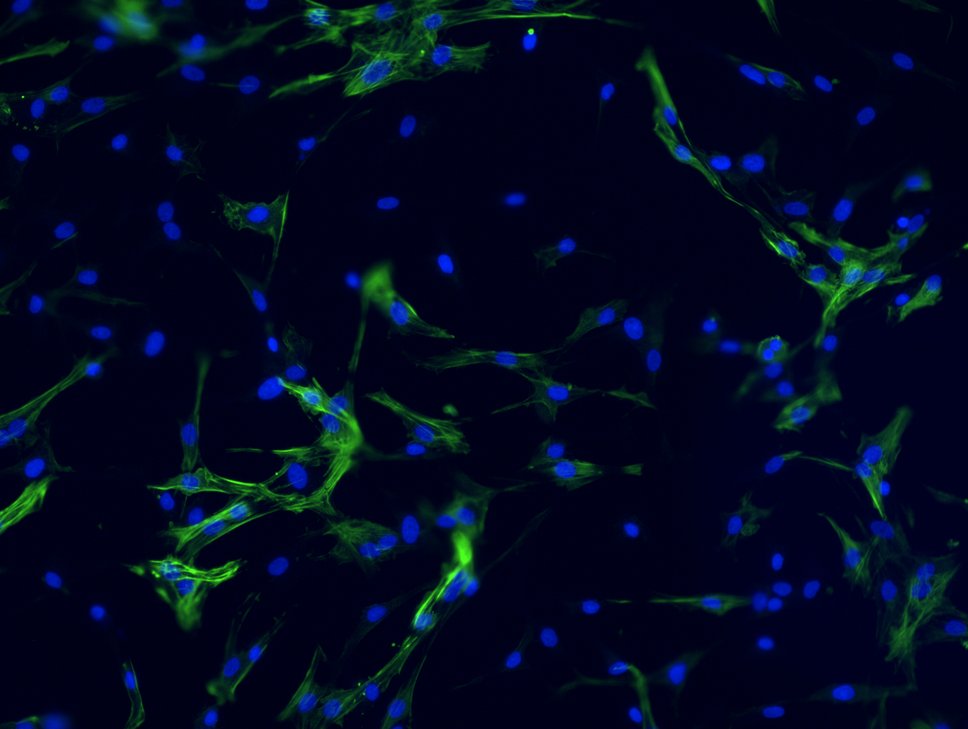
#> input picture images/B1-2.png, 968 x 729 px, shrunk from 1360 x 1024 before the run
$ python CellCount.py images/B1-2.png   (older library calls are emulated)
#> lines starting #> are read from the running program, lines starting #| are printed output that depends on the picture; after the words box and inside, x2 and y2 are one past the last pixel; in counts of white or black regions, pixels touching at a corner belong together
import cv2, sys, getopt, numpy as np
from scipy import ndimage
def reduce_image(image, t=0):
    w, h, _ = image.shape
    for i in range(w):
        for j in range(h):
            colors = image[i][j]
            if(t == 0):
                image[i][j] = (colors[0], 0, 0) #BGR... seriously?
            elif(t == 1):
                image[i][j] = (0, colors[1], 0)
    return image

def find_contours(image, blur=False):
    edged = cv2.Canny(image, 0, 250)
    kernel = cv2.getStructuringElement(cv2.MORPH_RECT, (1, 1))
    closed = cv2.morphologyEx(edged, cv2.MORPH_CLOSE, kernel)
    image, contours, _ = cv2.findContours(closed.copy(), cv2.RETR_EXTERNAL, cv2.CHAIN_APPROX_SIMPLE)
    return (image, contours)

def find_stress_fiber_region(image):
    green_range = ([0, 0, 0], [75, 255, 75])

def overlay(original, contours, show=True):
    id_c = 0
    for c in contours:
        (x, y, w, h) = cv2.boundingRect(c)
        cv2.rectangle(original, (x, y), (x+w+2, y+h+2), (0, 255, 0), 2)
        cv2.putText(original, str(id_c), (x-5, y-5), cv2.FONT_HERSHEY_COMPLEX_SMALL, 1, 255)
        id_c += 1
    cv2.imshow("Image", original)
    cv2.waitKey(0)

def main(argv):
    argc = len(argv)
    if(argc < 1):
        print("\nError: Insufficient Arguments!")
        print("\nUsage: python3 CellCount.py [flags] <filename>")
        return -1
    image_file = argv[0]
    if '.png' not in image_file:
        print("\nError: Invalid Image Type")
        return -1
    image = cv2.imread(image_file)
#> image is the input picture: shape (729, 968, 3); mean B, G, R 33.3, 10.1, 1.5
    original = image.copy()
    image_cells = reduce_image(image.copy(), t=0)
#> after the loop in reduce_image, `for i in range(w):`:
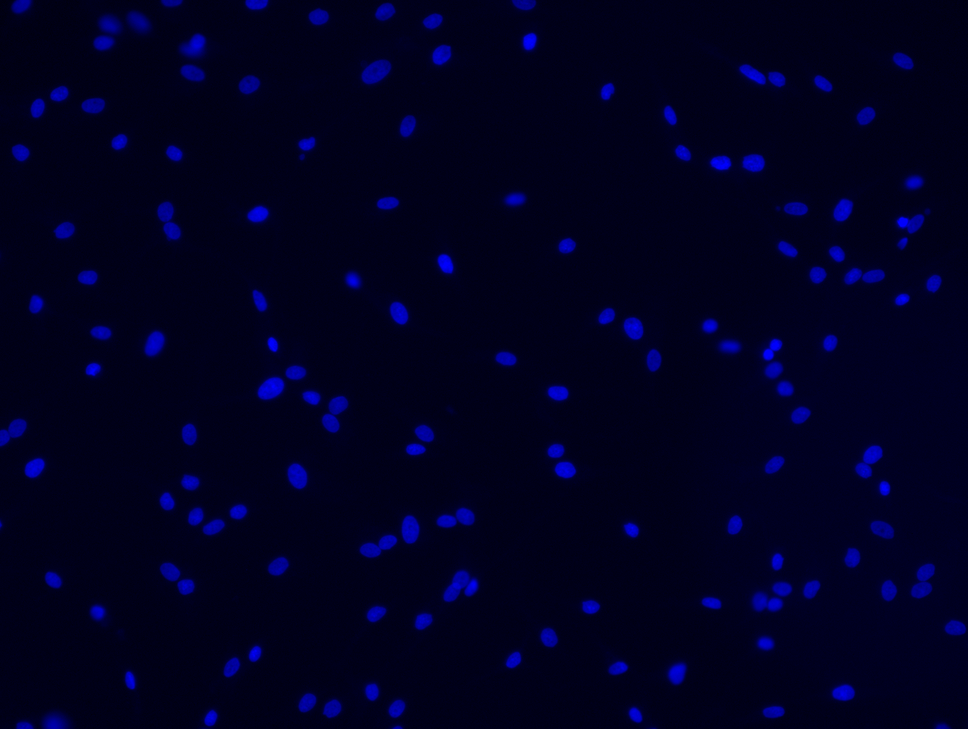
#> image: shape (729, 968, 3); mean of channels 0, 1, 2 33.3, 0, 0; drawn as B, G, R
    image_actin = reduce_image(image.copy(), t=1)
#> call 2 of reduce_image, with t = 1
#> after the loop in reduce_image (call 2), `for i in range(w):`:
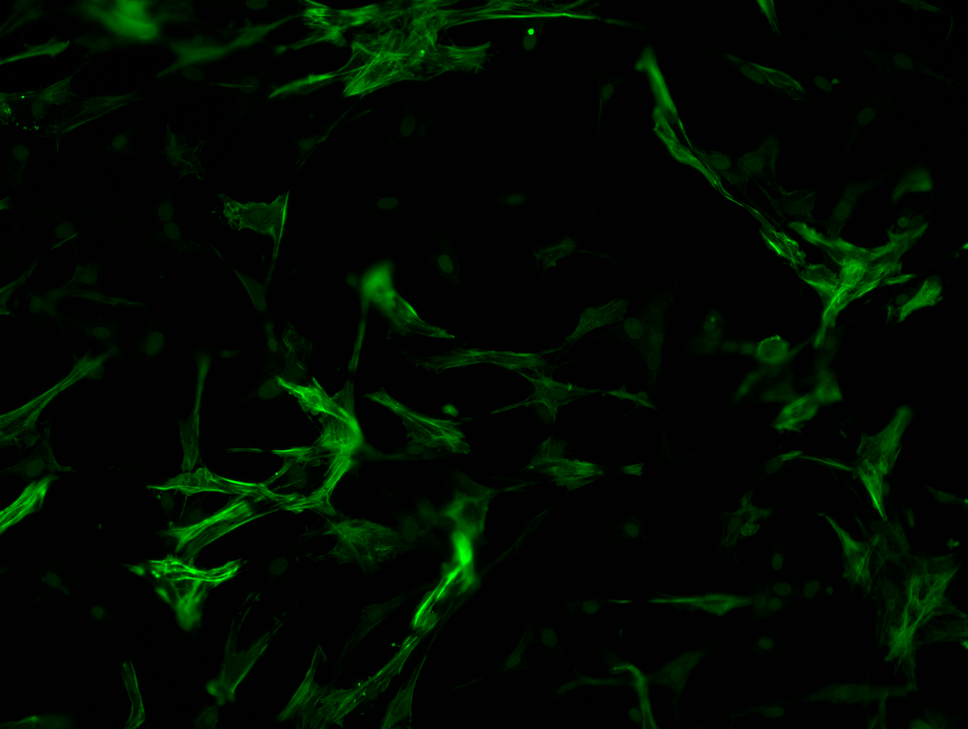
#> image: shape (729, 968, 3); mean of channels 0, 1, 2 0, 10.1, 0; drawn as B, G, R

    (image_cells, contours_cells) = find_contours(image_cells)
#> in find_contours, `edged = cv2.Canny(image, 0, 250)`:
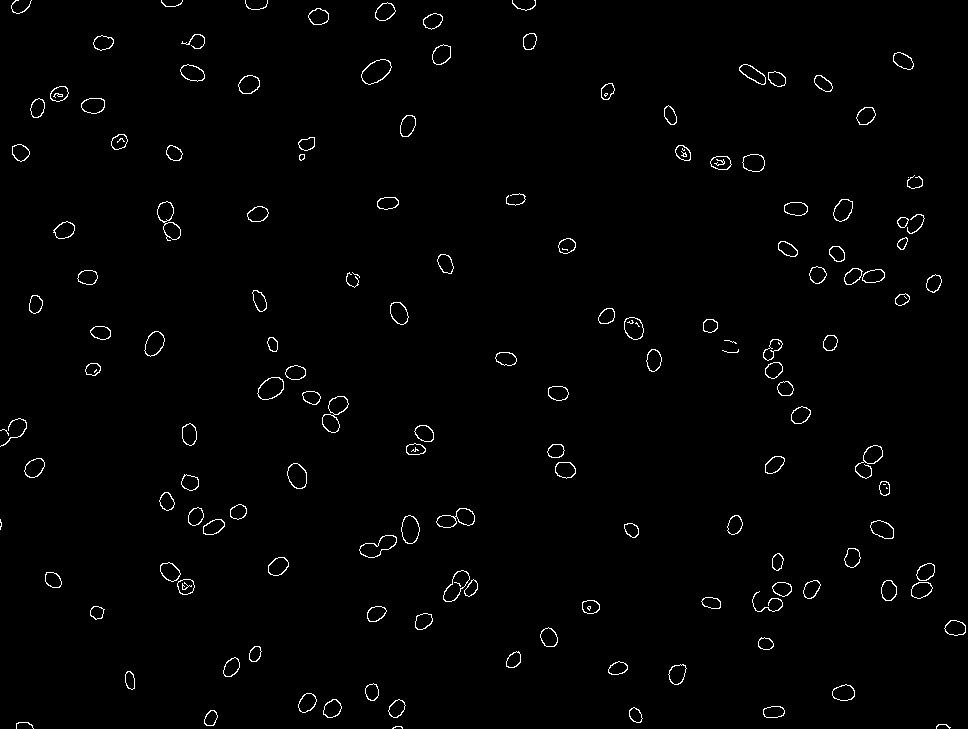
#> edged: shape (729, 968); 1.3% white in thin lines or dots
#> in find_contours, `image, contours, _ = cv2.findContours(closed.copy(), cv2.RETR_EXTERNAL..`: contours = 144 contours, 18 with area under 20; largest, box (x1, y1, x2, y2) and area: (322, 396, 349, 433) 507, (361, 59, 392, 85) 503, (157, 201, 181, 241) 476, (359, 535, 397, 558) 442, (436, 508, 475, 528) 437
#> contours_cells has the same summary as contours in find_contours
    (image_actin, contours_actin) = find_contours(image_actin, blur=True)
#> call 2 of find_contours, with blur = True
#> in find_contours (call 2), `edged = cv2.Canny(image, 0, 250)`:
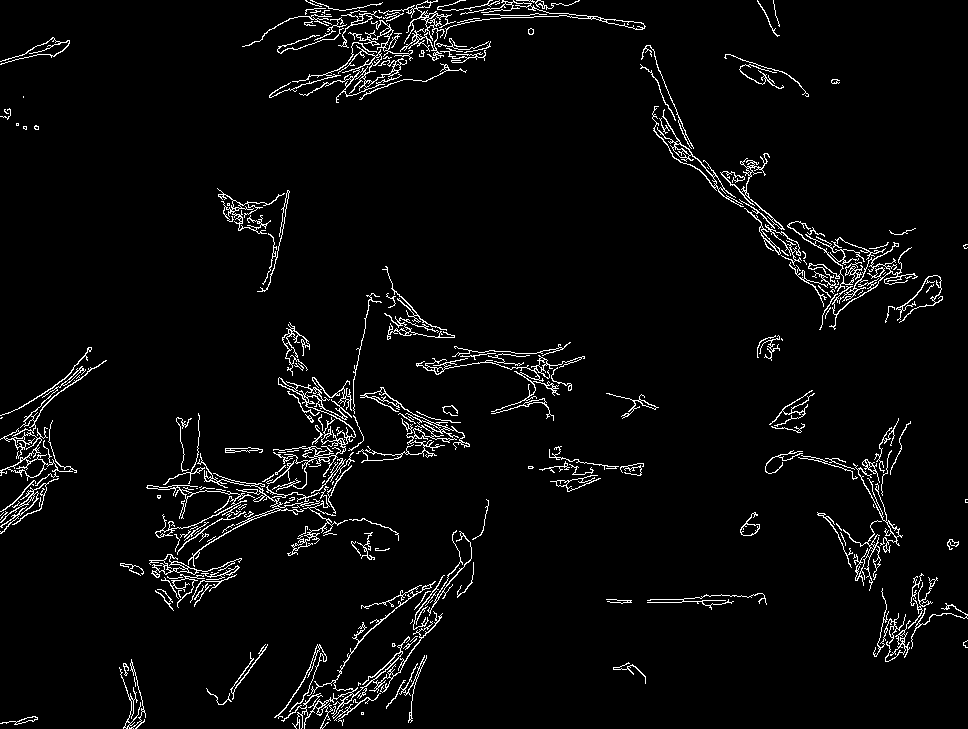
#> edged: shape (729, 968); 3.9% white in thin lines or dots
#> in find_contours (call 2), `image, contours, _ = cv2.findContours(closed.copy(), cv2.RETR_EXTERNAL..`: contours = 224 contours, 141 with area under 20; largest, box (x1, y1, x2, y2) and area: (281, 581, 443, 729) 812, (0, 360, 107, 486) 796, (272, 377, 356, 492) 694, (378, 0, 456, 61) 560, (356, 387, 470, 463) 509
#> contours_actin has the same summary as contours in find_contours

    #overlay(original.copy(), contours_cells, show=False)
    overlay(original.copy(), contours_actin)
#> the loop in overlay, `for c in contours:` made 224 passes
#> (x, y, w, h) on passes 1, 3, 4: (0, 716, 38, 9), (357, 688, 10, 11), (206, 688, 26, 17)
#> after the loop in overlay, `for c in contours:`:
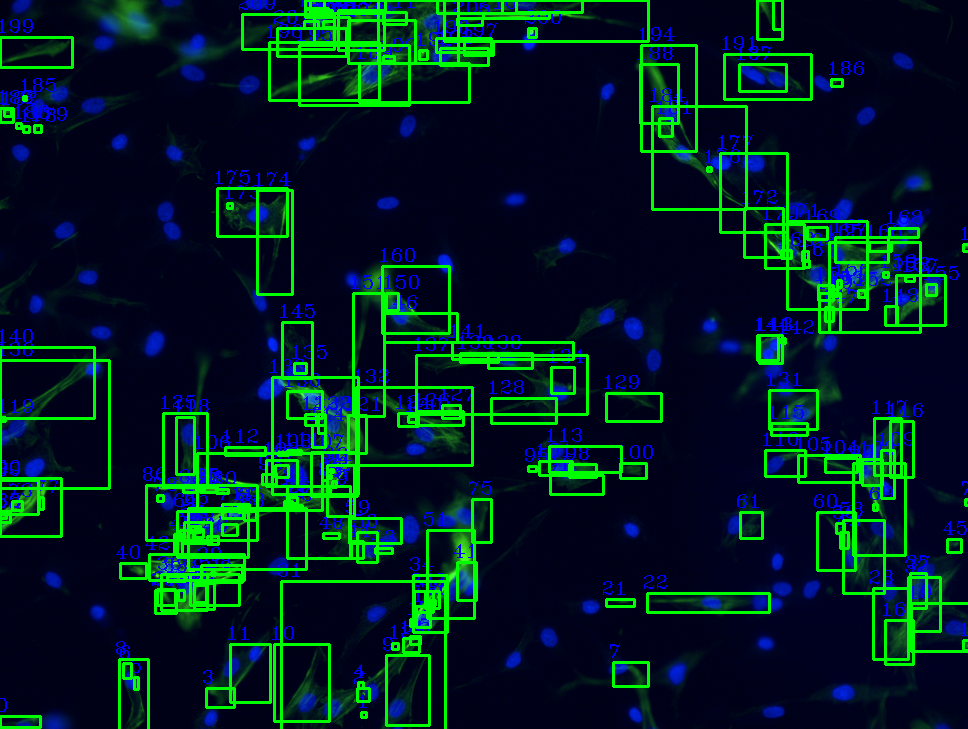
#> original: shape (729, 968, 3); mean of channels 0, 1, 2 35, 31.9, 0.9; drawn as B, G, R
#> after the loop in overlay, `for c in contours:`: id_c = 224


    return 0


if __name__ == "__main__":
    sys.exit(main(sys.argv[1:]))
#> (the program exits here)
